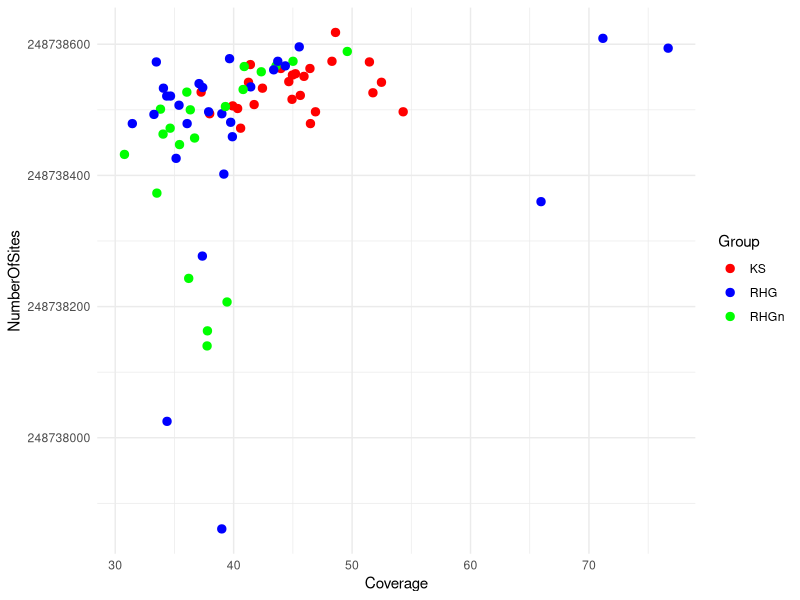

This chart was generated by the following R code:
library(dplyr)
library(ggplot2)

samples <- data.frame(
  SampleID = c("KSP062", "KSP063", "KSP065", "KSP067", "KSP069", "KSP092", "KSP096", "KSP103", "KSP105", "KSP106",
               "KSP111", "KSP116", "KSP124", "KSP134", "KSP137", "KSP139", "KSP140", "KSP146", "KSP150", "KSP152",
               "KSP154", "KSP155", "KSP224", "KSP225", "KSP228", "PNP000", "PNP001", "PNP002", "PNP003", "PNP004",
               "PNP005", "PNP006", "PNP010", "PNP011", "PNP012", "PNP013", "PNP014", "PNP020", "PNP021", "PNP022",
               "PNP023", "PNP024", "PNP030", "PNP031", "PNP032", "PNP033", "PNP034", "PNP040", "PNP041", "PNP042",
               "PNP043", "PNP044", "PNP050", "PNP051", "PNP052", "PNP053", "PNP054", "PNP060", "PNP062", "PNP063",
               "PNP064", "PNP065", "PNP066", "PNP070", "PNP071", "PNP072", "PNP073", "PNP074", "PNP080", "PNP081",
               "PNP082", "PNP083", "PNP084"),
  NumberOfSites = c(248738542, 248738618, 248738494, 248738497, 248738522, 248738527, 248738526, 248738573, 248738543, 248738508,
                    248738502, 248738542, 248738563, 248738516, 248738533, 248738497, 248738574, 248738563, 248738569, 248738553,
                    248738551, 248738555, 248738472, 248738479, 248738506, 248738479, 248738578, 248738521, 248737861, 248738459,
                    248738497, 248738596, 248738373, 248738500, 248738457, 248738432, 248738501, 248738277, 248738494, 248738402,
                    248738481, 248738426, 248738567, 248738140, 248738207, 248738163, 248738505, 248738360, 248738507, 248738533,
                    248738540, 248738534, 248738243, 248738566, 248738574, 248738527, 248738463, 248738574, 248738561, 248738025,
                    248738535, 248738609, 248738594, 248738567, 248738493, 248738521, 248738479, 248738573, 248738447, 248738558,
                    248738531, 248738589, 248738472),
  Coverage = c(41.2534, 48.6002, 37.9734, 46.9098, 45.6276, 37.2535, 51.7599, 51.4629, 44.657, 41.7284, 40.3344, 52.4807,
               46.4411, 44.9294, 42.4315, 54.3131, 48.3009, 43.9855, 41.4112, 44.9601, 45.9389, 45.2170, 40.5874, 46.4843, 39.9215,
               36.0708, 39.6547, 34.6657, 38.9964, 39.8916, 37.8886, 45.5369, 33.5164, 36.3382, 36.7010, 30.7784, 33.8208, 37.3568,
               39.0026, 39.1719, 39.7486, 35.1397, 43.5826, 37.7564, 39.4415, 37.7859, 39.3053, 65.9534, 35.3858, 34.0694, 37.0783,
               37.3886, 36.2049, 40.8928, 45.0102, 36.0452, 34.0392, 43.7278, 43.3812, 34.3746, 41.4384, 71.1801, 76.6880, 44.3606,
               33.2707, 34.3496, 31.4429, 33.4698, 35.4280, 42.3309, 40.7998, 49.5938, 34.6380)
)

rhgn_ids <- c(
  "PNP010", "PNP011", "PNP012", "PNP013", "PNP014",
  "PNP030", "PNP031", "PNP032", "PNP033", "PNP034",
  "PNP050", "PNP051", "PNP052", "PNP053", "PNP054",
  "PNP080", "PNP081", "PNP082", "PNP083", "PNP084"
)

samples <- samples %>%
  mutate(Group = case_when(
    grepl("^KS", SampleID) ~ "KS",         # SampleID starts with 'KSP'
    SampleID %in% rhgn_ids  ~ "RHGn",        # The special "PNPxxx" IDs
    grepl("^PNP", SampleID) ~ "RHG",         # Other PNP IDs
    TRUE ~ NA_character_                     
  ))

group_colors <- c("KS" = "red", "RHG" = "blue", "RHGn" = "green")

p <- ggplot(samples, aes(x = Coverage, y = NumberOfSites, color = Group)) +
  geom_point(size = 2.5) +
  scale_color_manual(values = c("KS" = "red", "RHG" = "blue", "RHGn" = "green")) +
  theme_minimal()

ggsave("coverage_vs_sites.png", plot = p, width = 8, height = 5, dpi = 300, bg = "white")
